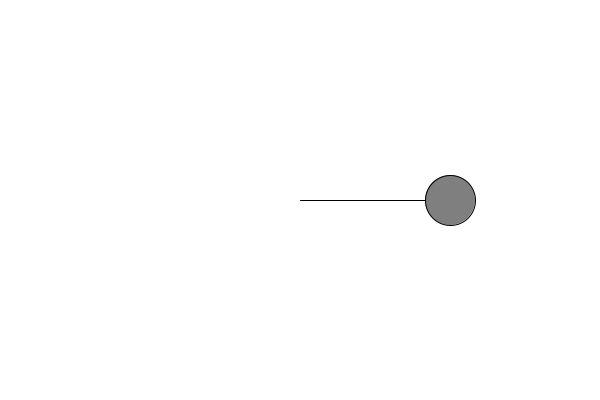
Frame 1 (no input)
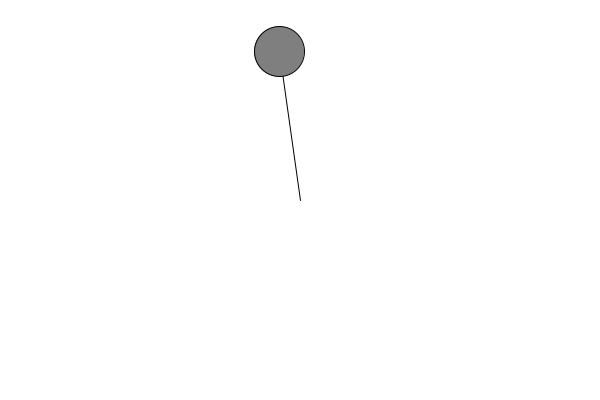
Frame 60 (the mouse pressed at the canvas centre just before this capture)
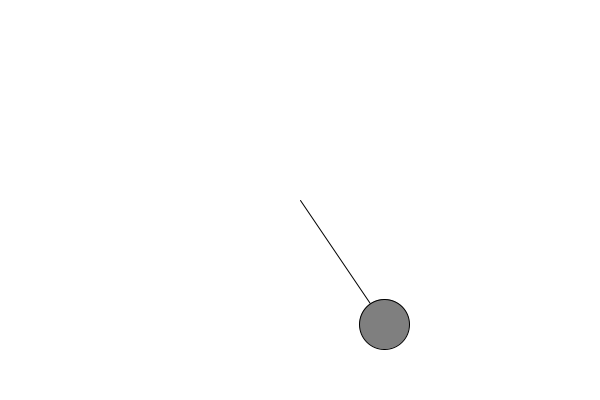
Frame 120 (the mouse held since frame 60 and released just before this capture)

The Processing sketch that drew these frames (run headless with seeded random() and noise(); from frame 60 on, the mouse is pressed at the canvas centre):

// Processing sketch: angles_basic
// ── angles_basic.pde
float a=0;
float avel=0;
float aacc=0.01;
float r = 150;

void setup() {
  size(600, 400);
}
void draw() {
  background(255);



  //noStroke();
  fill(127);
  translate(width/2, height/2);
  float x = r*cos(a);
  float y = r*sin(a);
  stroke(0);
  line(0, 0, x, y);
  ellipse(x, y, 50, 50);

  aacc = map(mouseX, 0, width, -0.001, 0.001);
  a += avel;
  avel += aacc;

  //rectMode(CENTER);
  //rotate(a);
  //rect(0, 0, 50, 30);
}
